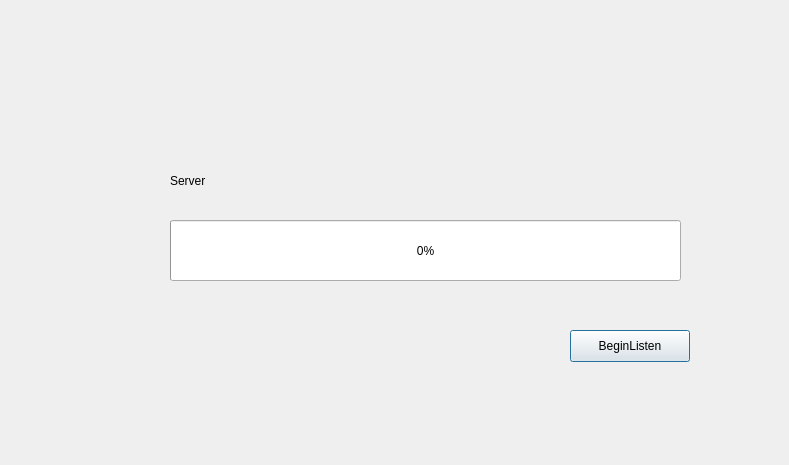
<?xml version="1.0" encoding="UTF-8"?>
<ui version="4.0">
 <class>Server</class>
 <widget class="QDialog" name="Server">
  <property name="geometry">
   <rect>
    <x>0</x>
    <y>0</y>
    <width>789</width>
    <height>465</height>
   </rect>
  </property>
  <property name="windowTitle">
   <string>Server</string>
  </property>
  <widget class="QLabel" name="serverStatusLabel">
   <property name="geometry">
    <rect>
     <x>170</x>
     <y>170</y>
     <width>85</width>
     <height>22</height>
    </rect>
   </property>
   <property name="text">
    <string>Server</string>
   </property>
  </widget>
  <widget class="QPushButton" name="startButton">
   <property name="geometry">
    <rect>
     <x>570</x>
     <y>330</y>
     <width>120</width>
     <height>32</height>
    </rect>
   </property>
   <property name="text">
    <string>BeginListen</string>
   </property>
  </widget>
  <widget class="QProgressBar" name="serverProgressBar">
   <property name="geometry">
    <rect>
     <x>170</x>
     <y>220</y>
     <width>511</width>
     <height>61</height>
    </rect>
   </property>
   <property name="value">
    <number>0</number>
   </property>
  </widget>
 </widget>
 <layoutdefault spacing="6" margin="11"/>
 <resources/>
 <connections/>
</ui>
